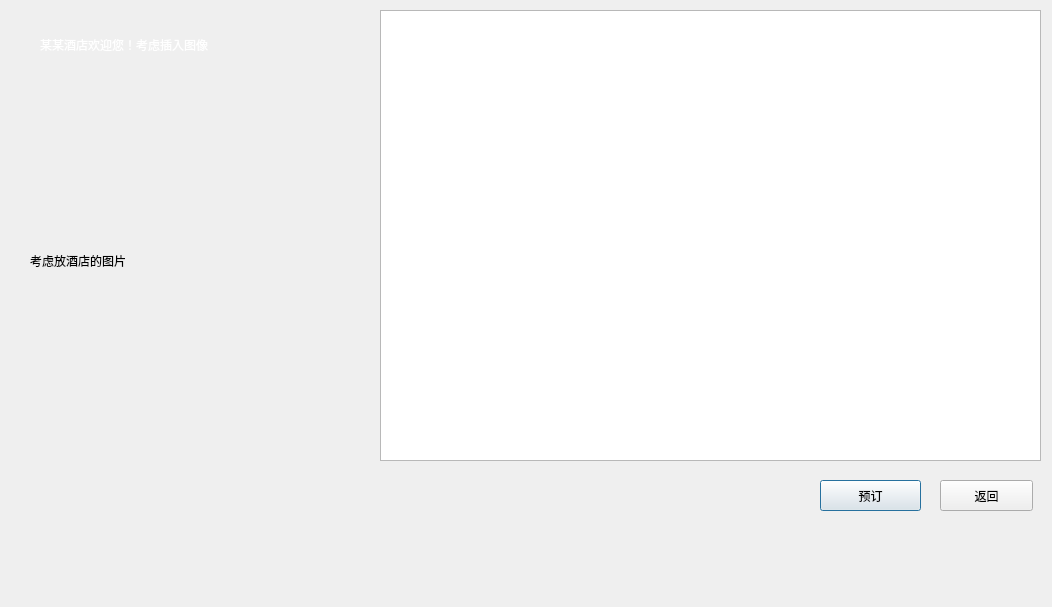
<?xml version="1.0" encoding="UTF-8"?>
<ui version="4.0">
 <class>hoteldetails</class>
 <widget class="QDialog" name="hoteldetails">
  <property name="geometry">
   <rect>
    <x>0</x>
    <y>0</y>
    <width>1052</width>
    <height>607</height>
   </rect>
  </property>
  <property name="windowTitle">
   <string>Dialog</string>
  </property>
  <widget class="QTableWidget" name="cusroomtable">
   <property name="geometry">
    <rect>
     <x>380</x>
     <y>10</y>
     <width>661</width>
     <height>451</height>
    </rect>
   </property>
  </widget>
  <widget class="QLabel" name="welcome">
   <property name="geometry">
    <rect>
     <x>40</x>
     <y>20</y>
     <width>271</width>
     <height>51</height>
    </rect>
   </property>
   <property name="styleSheet">
    <string notr="true">font: 14pt &quot;楷体&quot;;
color: rgb(255, 255, 255);</string>
   </property>
   <property name="text">
    <string>&lt;html&gt;&lt;head/&gt;&lt;body&gt;&lt;p&gt;&lt;span style=&quot; color:#ffffff;&quot;&gt;某某酒店欢迎您！考虑插入图像&lt;/span&gt;&lt;/p&gt;&lt;/body&gt;&lt;/html&gt;</string>
   </property>
  </widget>
  <widget class="QPushButton" name="order">
   <property name="geometry">
    <rect>
     <x>820</x>
     <y>480</y>
     <width>101</width>
     <height>31</height>
    </rect>
   </property>
   <property name="text">
    <string>预订</string>
   </property>
  </widget>
  <widget class="QPushButton" name="hotdetailback">
   <property name="geometry">
    <rect>
     <x>940</x>
     <y>480</y>
     <width>93</width>
     <height>31</height>
    </rect>
   </property>
   <property name="text">
    <string>返回</string>
   </property>
  </widget>
  <widget class="QLabel" name="picture">
   <property name="geometry">
    <rect>
     <x>30</x>
     <y>60</y>
     <width>351</width>
     <height>401</height>
    </rect>
   </property>
   <property name="text">
    <string>考虑放酒店的图片</string>
   </property>
  </widget>
  <widget class="QLabel" name="label">
   <property name="geometry">
    <rect>
     <x>-9</x>
     <y>-6</y>
     <width>1081</width>
     <height>621</height>
    </rect>
   </property>
   <property name="text">
    <string/>
   </property>
   <property name="pixmap">
    <pixmap resource="background.qrc">:/new/prefix1/4f7773ce8adcb5f01da8f837647e564d.jpg</pixmap>
   </property>
  </widget>
  <zorder>label</zorder>
  <zorder>picture</zorder>
  <zorder>cusroomtable</zorder>
  <zorder>welcome</zorder>
  <zorder>order</zorder>
  <zorder>hotdetailback</zorder>
 </widget>
 <resources>
  <include location="background.qrc"/>
 </resources>
 <connections/>
</ui>
